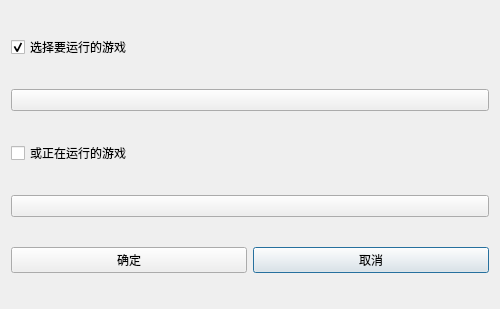
<?xml version="1.0" encoding="UTF-8"?>
<ui version="4.0">
 <class>StartupDialog</class>
 <widget class="QDialog" name="StartupDialog">
  <property name="geometry">
   <rect>
    <x>0</x>
    <y>0</y>
    <width>500</width>
    <height>309</height>
   </rect>
  </property>
  <property name="windowTitle">
   <string>准备运行游戏</string>
  </property>
  <layout class="QGridLayout" name="gridLayout">
   <item row="4" column="1">
    <widget class="PushButton" name="pb_cancel">
     <property name="text">
      <string>取消</string>
     </property>
    </widget>
   </item>
   <item row="4" column="0">
    <widget class="PushButton" name="pb_ok">
     <property name="text">
      <string>确定</string>
     </property>
    </widget>
   </item>
   <item row="1" column="0" colspan="2">
    <widget class="ComboBox" name="cb_toberun"/>
   </item>
   <item row="3" column="0" colspan="2">
    <widget class="ComboBox" name="cb_running"/>
   </item>
   <item row="2" column="0" colspan="2">
    <widget class="CheckBox" name="ckb_running">
     <property name="text">
      <string>或正在运行的游戏</string>
     </property>
     <property name="autoExclusive">
      <bool>true</bool>
     </property>
    </widget>
   </item>
   <item row="0" column="0" colspan="2">
    <widget class="CheckBox" name="ckb_toberun">
     <property name="text">
      <string>选择要运行的游戏</string>
     </property>
     <property name="checked">
      <bool>true</bool>
     </property>
     <property name="autoExclusive">
      <bool>true</bool>
     </property>
    </widget>
   </item>
  </layout>
 </widget>
 <customwidgets>
  <customwidget>
   <class>CheckBox</class>
   <extends>QCheckBox</extends>
   <header>qfluentwidgets</header>
  </customwidget>
  <customwidget>
   <class>ComboBox</class>
   <extends>QPushButton</extends>
   <header>qfluentwidgets</header>
  </customwidget>
  <customwidget>
   <class>PushButton</class>
   <extends>QPushButton</extends>
   <header>qfluentwidgets</header>
  </customwidget>
 </customwidgets>
 <resources/>
 <connections/>
</ui>
